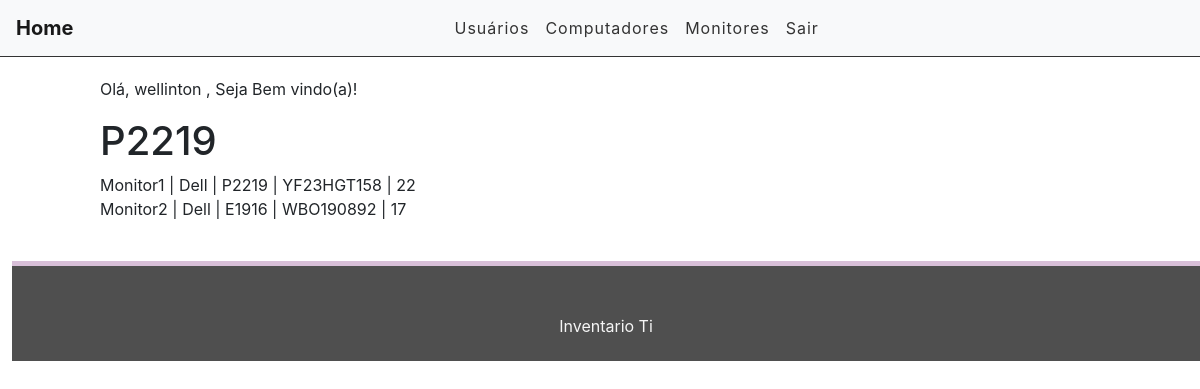
The app's page /monitores/monitores/5 (signed in), older data.
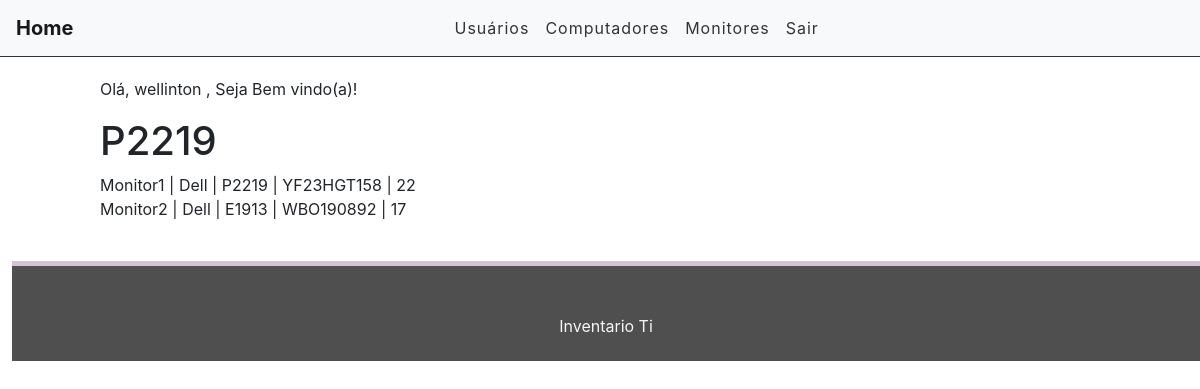
The same page, newer data.
### monitores/models.py (models this page shows)
class Monitor(models.Model):
    MONITOR = (('Monitor1', 'Monitor1'),('Monitor2', 'Monitor2'),)
    monitor = models.CharField(max_length=10, choices=MONITOR, blank=False, null=False, default='Monitor1')
    marca_monitor = models.CharField(max_length=10, default='Dell')
    modelo = models.CharField(max_length=30, default='E1916' )
    service_tag = models.CharField(max_length=30)
    polegadas = models.CharField(max_length=30)
    monitor2 = models.CharField(max_length=10, choices=MONITOR, blank=False, null=False, default='Monitor2')
    marca_monitor2 = models.CharField(max_length=10, default='Dell')
    modelo2 = models.CharField(max_length=30, default='E1916' )
    service_tag2 = models.CharField(max_length=30)
    polegadas2 = models.CharField(max_length=30)
    class Meta:
        verbose_name_plural = "Monitor"
    def __str__(self):
        return self.modelo

### monitores/views.py (the view)
# urls.py: path('monitores/<int:id>', views.monitorView, name='monitor_view'),
@login_required
def monitorView(request, id):
    views = get_object_or_404(Monitor, pk=id)
    print(views)
    return render(request, 'monitores/monitores_view.html', {'views': views})

### inventario/templates/monitores/monitores_view.html
{% extends 'base2.html' %}
{% load static %}
{% block content %}
<div class="offset-1 col-10 list-div">
    <p>Olá, {{ request.user.username }} , Seja Bem vindo(a)!</p>
    <h1> {{ views.modelo}} </h1>
    <p>{{ views.monitor }} | {{ views.marca_monitor }} | {{ views.modelo }} | {{ views.service_tag }} | {{ views.polegadas }} <br>
        {{ views.monitor2 }} | {{ views.marca_monitor2 }} | {{ views.modelo2 }} | {{ views.service_tag2 }} | {{ views.polegadas2 }}</p><br>
</div>
{% endblock %}

Row changes from the older to the newer data that the page shows:
changed Monitor "Monitor1": modelo2 "E1916" → "E1913"
